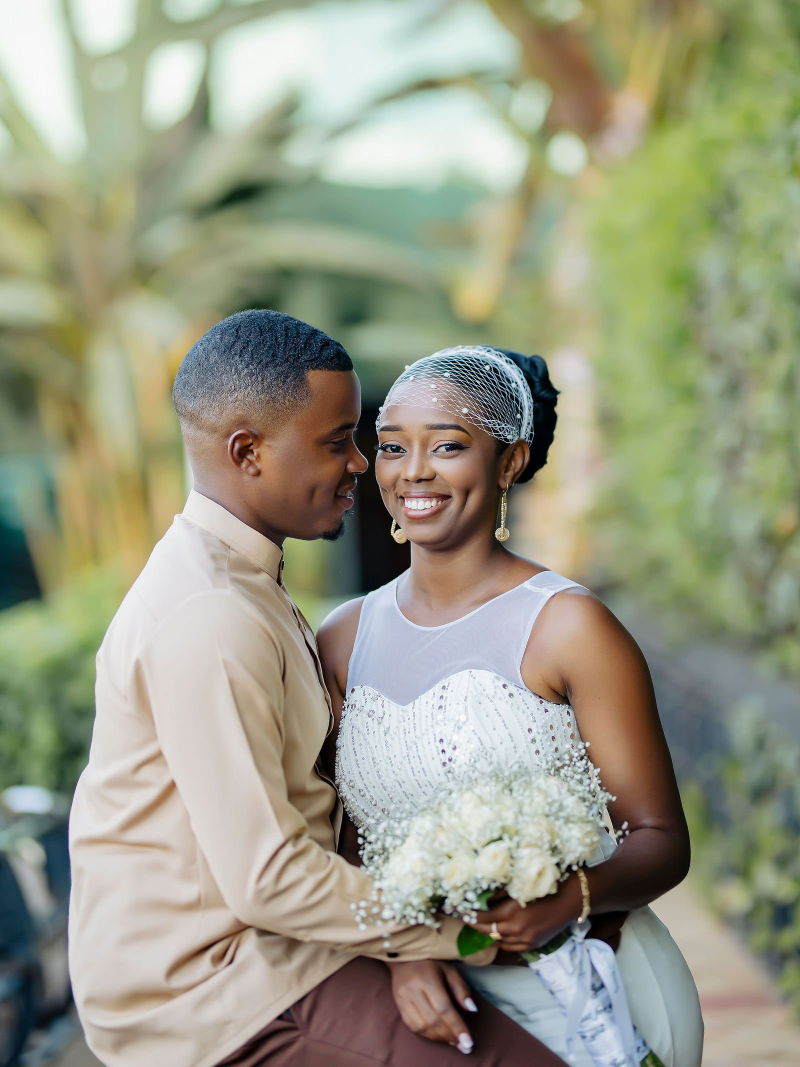
#> input picture assets/card-photo.jpg, 1600 x 2133 px (shown at 1/2 size)
$ python generate_og.py
#> lines starting #> are read from the running program, lines starting #| are printed output that depends on the picture
#!/usr/bin/env python3
"""Regenerate og.jpg — the link-preview countdown card — with today's days-left.

Runs daily via GitHub Actions just after midnight Kigali time, and can be run
locally from the repo root: python3 scripts/generate_og.py
Also bumps the ?v= cache-buster on the og:image tags in index.html.
"""
from PIL import Image, ImageDraw, ImageFont
from datetime import datetime
from zoneinfo import ZoneInfo
import pathlib
import re

ROOT = pathlib.Path(__file__).resolve().parent.parent
ASSETS = ROOT / "assets"

W, H = 1200, 630
ESPRESSO = (36, 28, 22)
PANEL = (46, 36, 28)
IVORY = (243, 235, 221)
DIM = (217, 198, 168)
GOLD = (201, 169, 106)
TAUPE = (156, 139, 118)

KIGALI = ZoneInfo("Africa/Kigali")
TARGET = datetime(2026, 9, 5, 0, 0, tzinfo=KIGALI)
DAY_END = datetime(2026, 9, 6, 0, 0, tzinfo=KIGALI)

now = datetime.now(KIGALI)
remaining = (TARGET - now).total_seconds()
days = max(0, int(remaining // 86400))

italiana = lambda s: ImageFont.truetype(str(ASSETS / "Italiana-Regular.ttf"), s)
cormorant = lambda s: ImageFont.truetype(str(ASSETS / "CormorantGaramond-Medium.ttf"), s)
jost = lambda s: ImageFont.truetype(str(ASSETS / "Jost-Light.ttf"), s)

img = Image.new("RGB", (W, H), ESPRESSO)
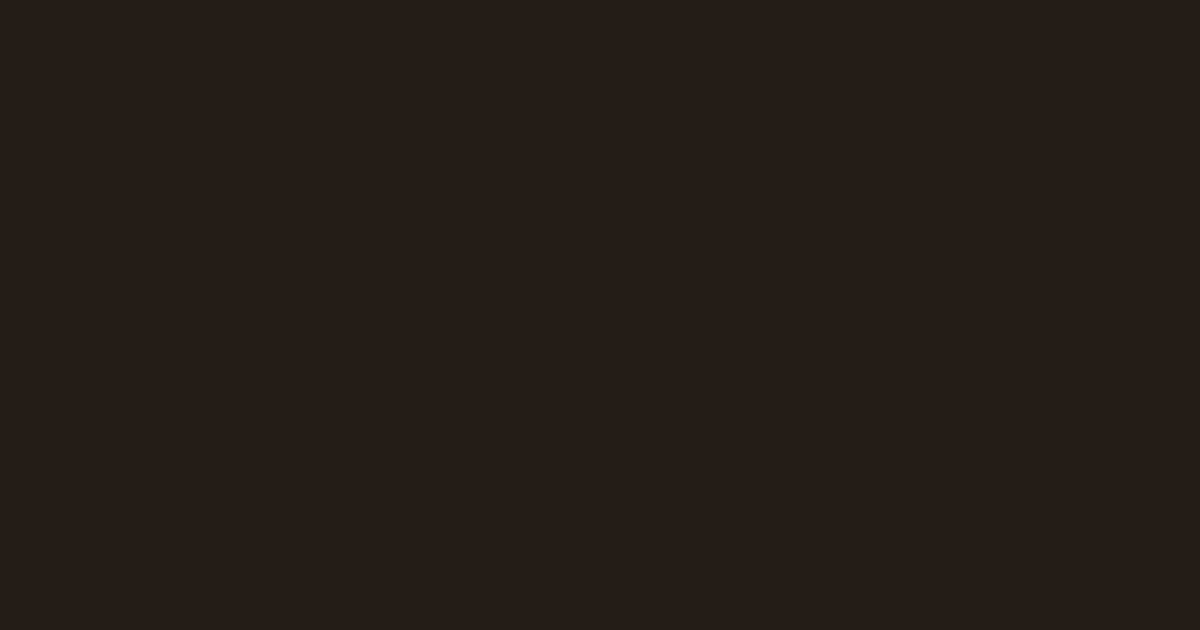
#> img: PIL image 1200x630 RGB; mean R, G, B 36, 28, 22
d = ImageDraw.Draw(img)

# ——— right-side photo, cover-cropped ———
photo = Image.open(ASSETS / "card-photo.jpg")
#> photo is the input picture: PIL image 1600x2133 RGB; mean R, G, B 153.4, 155.2, 133.4
pw, ph = 560, H
scale = max(pw / photo.width, ph / photo.height)
#> scale = 0.35
photo = photo.resize((round(photo.width * scale), round(photo.height * scale)))
#> photo: PIL image 560x747 RGB
left = (photo.width - pw) // 2
#> left = 0
top = min(int(photo.height * 0.06), photo.height - ph)
#> top = 44
photo = photo.crop((left, top, left + pw, top + ph))
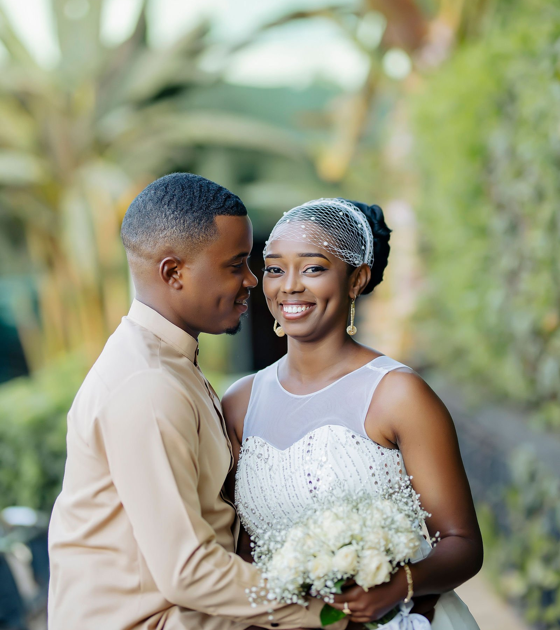
#> photo: PIL image 560x630 RGB; mean R, G, B 153.3, 155.6, 132
img.paste(photo, (W - pw, 0))
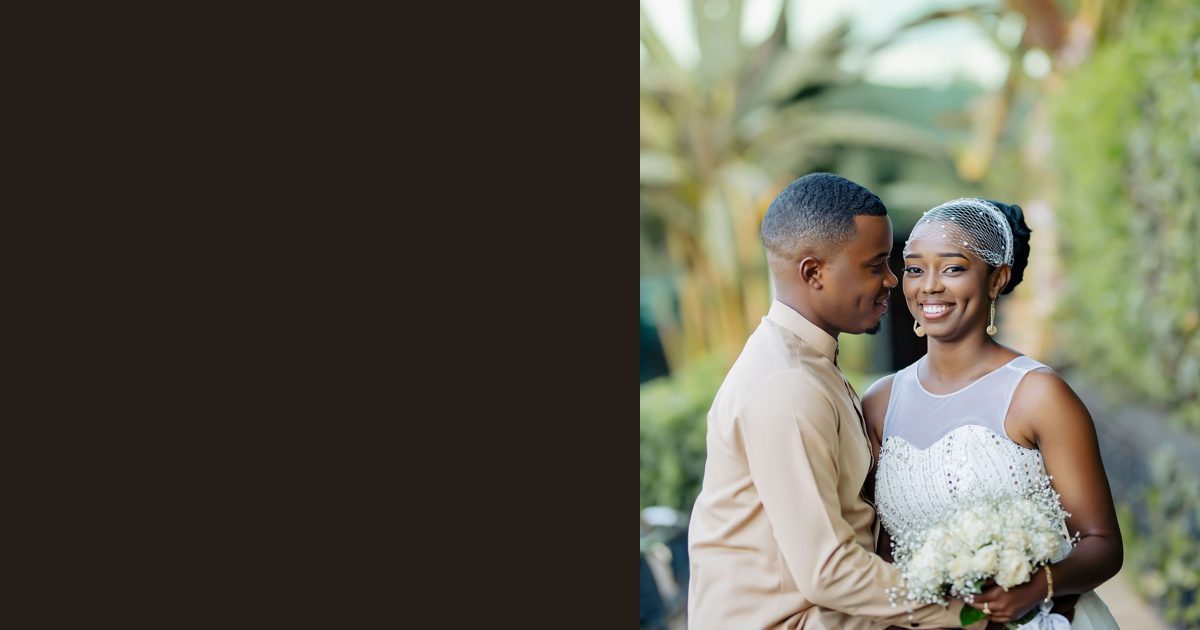
#> img: PIL image 1200x630 RGB; mean R, G, B 90.7, 87.5, 73.3

# blend the photo into the espresso panel
grad = Image.new("L", (240, 1))
for x in range(240):
    grad.putpixel((x, 0), int(255 * (1 - x / 239)))
grad = grad.resize((240, H))
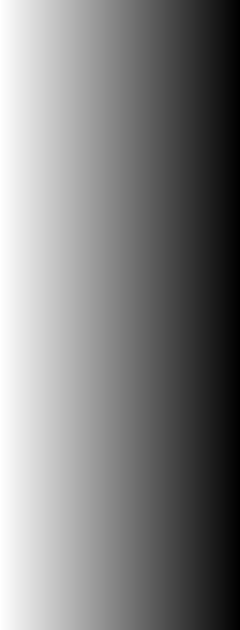
#> grad: PIL image 240x630 L; min 0, max 255, mean 127
overlay = Image.new("RGB", (240, H), ESPRESSO)
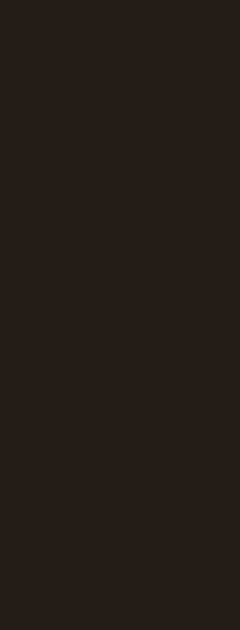
#> overlay: PIL image 240x630 RGB; mean R, G, B 36, 28, 22
img.paste(overlay, (W - pw, 0), grad)
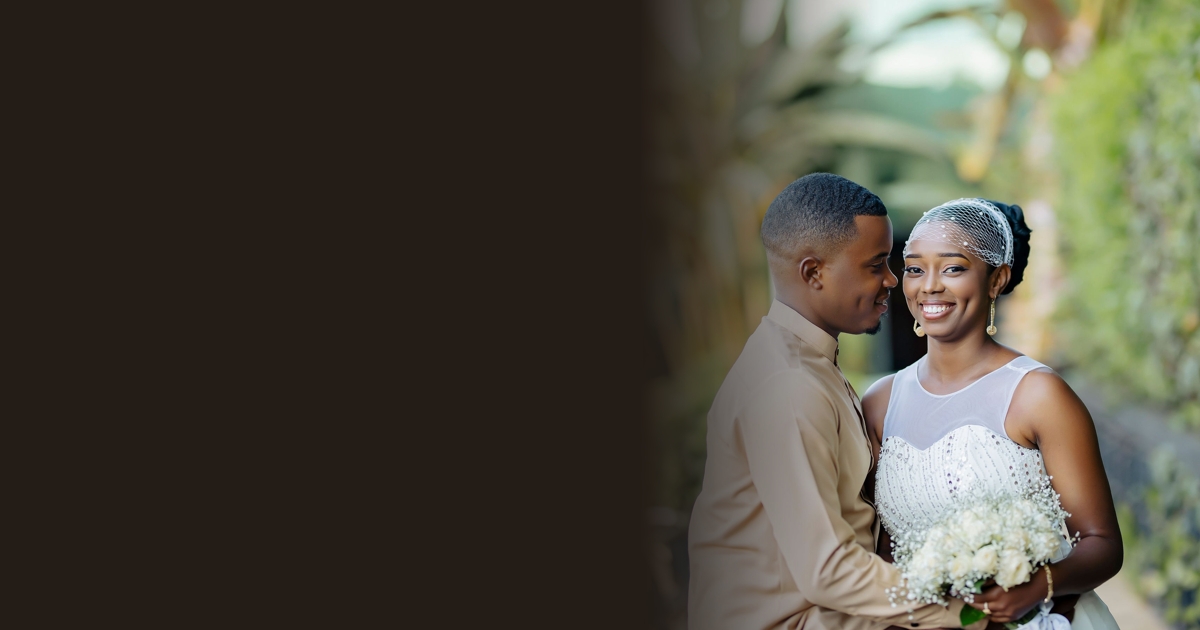
#> img: PIL image 1200x630 RGB; mean R, G, B 78.4, 74.1, 61.8

# ——— hairline double frame ———
d.rectangle([16, 16, W - 17, H - 17], outline=GOLD + (0,), width=0)
d.rectangle([16, 16, W - 17, H - 17], outline=(151, 127, 80), width=2)
d.rectangle([26, 26, W - 27, H - 27], outline=(96, 81, 56), width=1)


def spaced(text, font, tracking):
    """Total width of text drawn with per-character tracking."""
    wsum = 0
    for ch in text:
        wsum += d.textlength(ch, font=font) + tracking
    return wsum - tracking


def draw_spaced(cx, y, text, font, tracking, fill):
    x = cx - spaced(text, font, tracking) / 2
    for ch in text:
        d.text((x, y), ch, font=font, fill=fill)
        x += d.textlength(ch, font=font) + tracking


def centered(cx, y, text, font, fill):
    d.text((cx - d.textlength(text, font=font) / 2, y), text, font=font, fill=fill)


CX = 340  # centre of the left panel

draw_spaced(CX, 52, "E · A", italiana(30), 10, GOLD)
#> the loop in spaced, `for ch in text:` made 5 passes
#> wsum on passes 1 to 5: 28.95, 48.48, 68.02, 87.55, 118.1
#> after the loop in spaced, `for ch in text:`: wsum = 118.1
#> in draw_spaced, `x = cx - spaced(text, font, tracking) / 2`: x = 286
#> the loop in draw_spaced, `for ch in text:` made 5 passes
#> x on passes 1 to 5: 314.9, 334.5, 354, 373.5, 404
#> after the loop in draw_spaced, `for ch in text:`: x = 404
draw_spaced(CX, 112, "THE WEDDING OF", jost(19), 9, TAUPE)
#> the loop in spaced (call 2), `for ch in text:` made 14 passes
#> wsum on passes 1 to 12: 20.61, 43.89, 64.89, 79.94, 107.7, 128.7, 152.3, 176, 190.6, 213.8, 237.5, 252.6
#> the loop in draw_spaced (call 2), `for ch in text:` made 14 passes
#> x on passes 1 to 12: 216.9, 240.2, 261.2, 276.2, 304, 325, 348.6, 372.2, 386.9, 410.1, 433.8, 448.8
centered(CX, 148, "Eric & Antoinette", italiana(58), IVORY)

# ornament
d.line([CX - 130, 262, CX - 14, 262], fill=(120, 101, 67), width=1)
d.line([CX + 14, 262, CX + 130, 262], fill=(120, 101, 67), width=1)
dm = [(CX, 255), (CX + 7, 262), (CX, 269), (CX - 7, 262)]
d.polygon(dm, outline=GOLD)

if now >= DAY_END:
    centered(CX, 330, "Married", italiana(72), GOLD)
    centered(CX, 430, "September 5, 2026", cormorant(36), DIM)
elif now >= TARGET:
    centered(CX, 310, "Today, we say", italiana(56), GOLD)
    centered(CX, 385, "“I do.”", italiana(56), GOLD)
elif days == 0:
    centered(CX, 310, "Tomorrow,", italiana(56), GOLD)
    centered(CX, 385, "we say “I do.”", italiana(56), GOLD)
else:
    num = str(days)
    f = cormorant(215)
    box = d.textbbox((0, 0), num, font=f)
    d.text((CX - (box[2] - box[0]) / 2 - box[0], 268 - box[1]), num, font=f, fill=GOLD)
    label = "DAY TO GO" if days == 1 else "DAYS TO GO"
    draw_spaced(CX, 490, label, jost(22), 12, IVORY)

centered(CX, 545, "Saturday · September 5 · 2026", cormorant(30), DIM)

out = ROOT / "og.jpg"
img.save(out, quality=88, optimize=True)
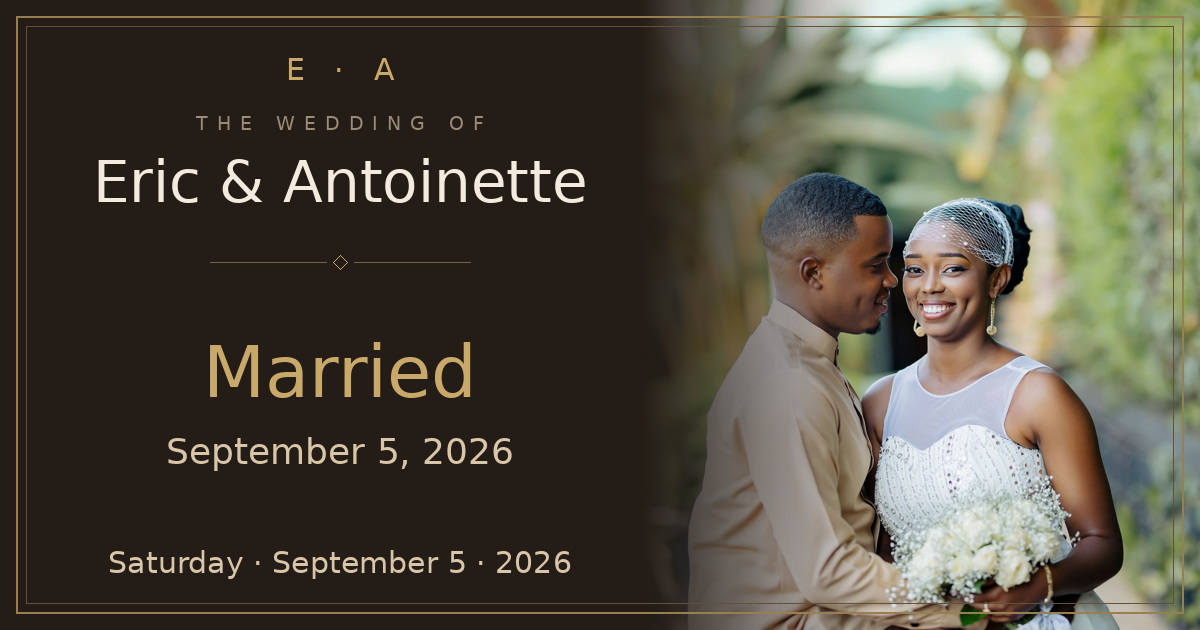
#> saved as og.jpg: PIL image 1200x630 RGB; mean R, G, B 83.1, 78.3, 65.1
print(f"og.jpg written — {days} day(s) to go as of {now:%Y-%m-%d %H:%M %Z}")

# bump the cache-buster in index.html so re-shared links fetch the fresh card
index = ROOT / "index.html"
#> (the run stopped early here; a loop or call above may not have finished)
